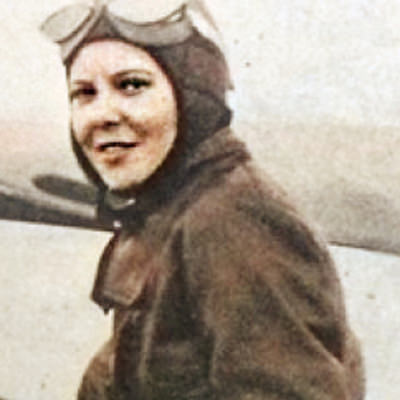
#> input picture images/sabiha-gokcen.jpg, 400 x 400 px
$ python main.py
#> lines starting #> are read from the running program, lines starting #| are printed output that depends on the picture
import numpy as np
import matplotlib.pyplot as plt

from skimage import color, restoration, io
from scipy.signal import convolve2d as conv2

def main():
    img = io.imread('images/sabiha-gokcen.jpg')
#> img is the input picture: shape (400, 400, 3); mean R, G, B 171.6, 159.4, 146
    img = color.rgb2gray(img)
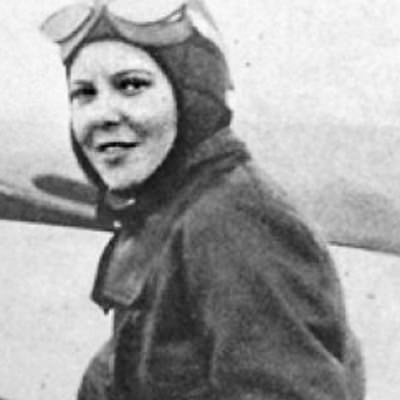
#> img: shape (400, 400) float64; min 0.00281, max 0.992, mean 0.631

    psf = np.ones((5, 5)) / 25
    img = conv2(img, psf, 'same')
    img += 0.1 * img.std() * np.random.standard_normal(img.shape)
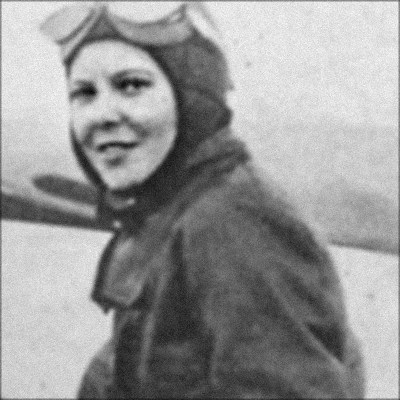
#> img: shape (400, 400) float64; min -0.0281, max 1.07, mean 0.627; drawn with min black and max white

    deconvolved, _ = restoration.unsupervised_wiener(img, psf)
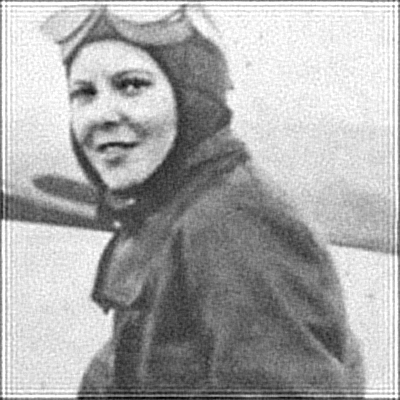
#> deconvolved: shape (400, 400) float64; min -0.133, max 1, mean 0.624; drawn with min black and max white

    fig, ax = plt.subplots(nrows=1, ncols=2, figsize=(8, 5),
                        sharex=True, sharey=True)

    plt.gray()

    ax[0].imshow(img, vmin=deconvolved.min(), vmax=deconvolved.max())
    ax[0].axis('off')
    ax[0].set_title('Data')

    ax[1].imshow(deconvolved)
    ax[1].axis('off')
    ax[1].set_title('Self tuned restoration')

    fig.tight_layout()

    plt.show()
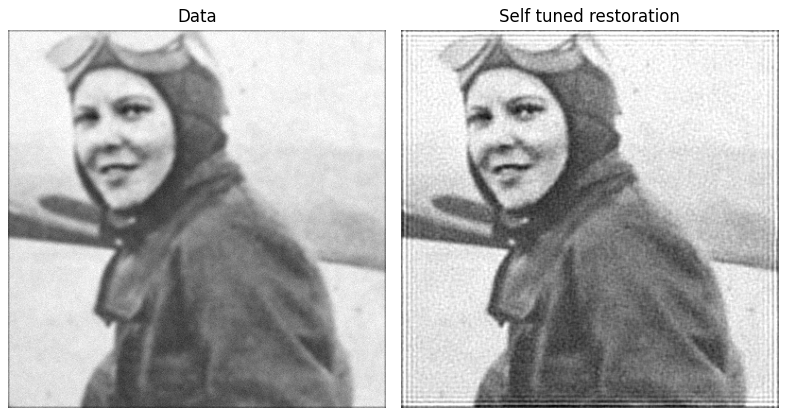
#> figure drawn by matplotlib, 2 panels
    return True

if __name__ == '__main__':
    main()

$ run again, with images/nene-hatun.jpg copied over images/sabiha-gokcen.jpg
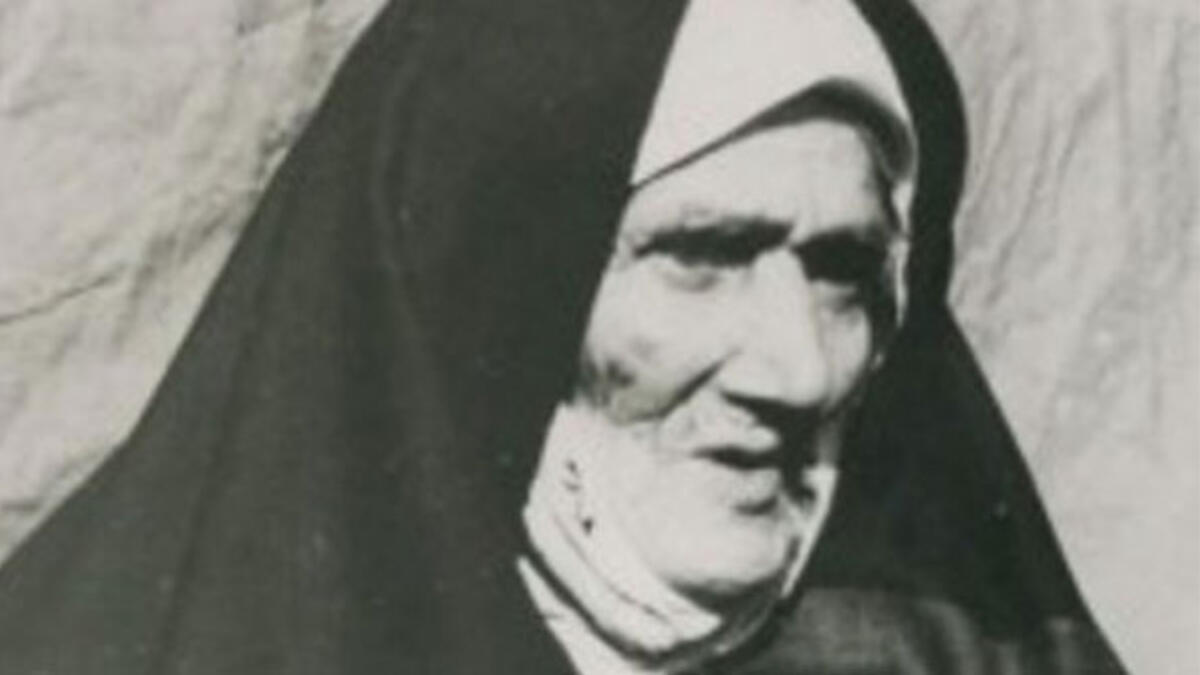
#> input picture images/nene-hatun.jpg, 1200 x 675 px
#> in main, img is the input picture: shape (675, 1200, 3); mean R, G, B 122.7, 123.7, 116.9
#> in main, `deconvolved, _ = restoration.unsupervised_wiener(img, psf)`:
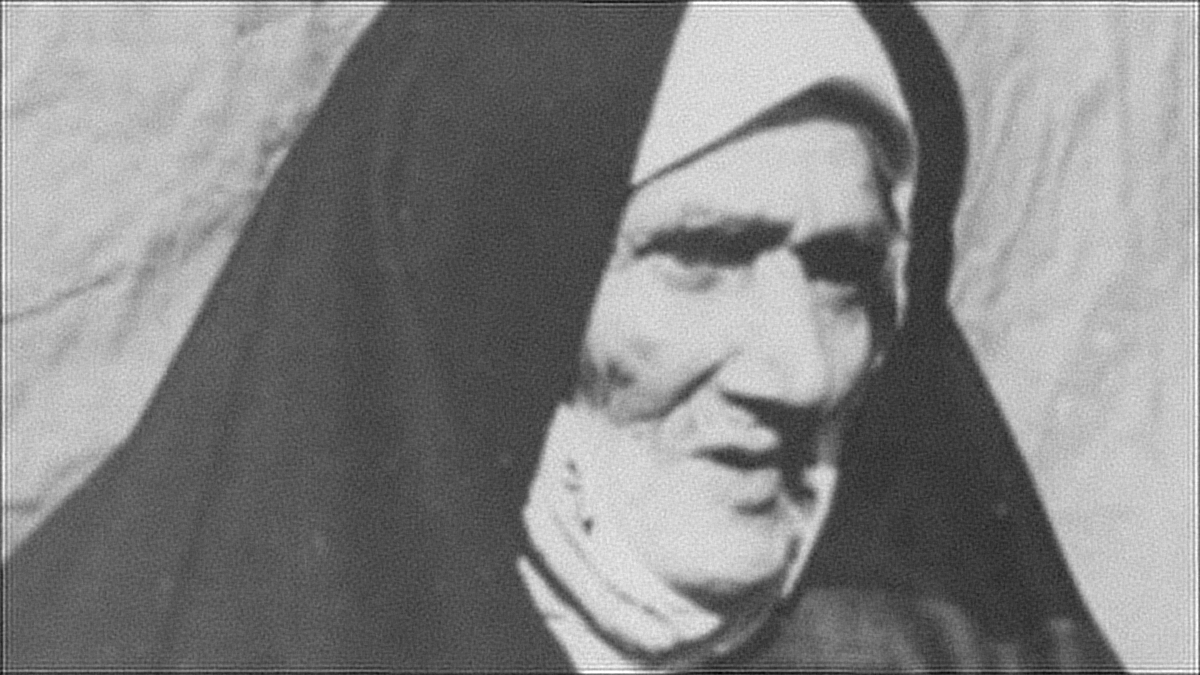
#> deconvolved: shape (675, 1200) float64; min -0.0881, max 1, mean 0.481; drawn with min black and max white
#> in main, `plt.show()`:
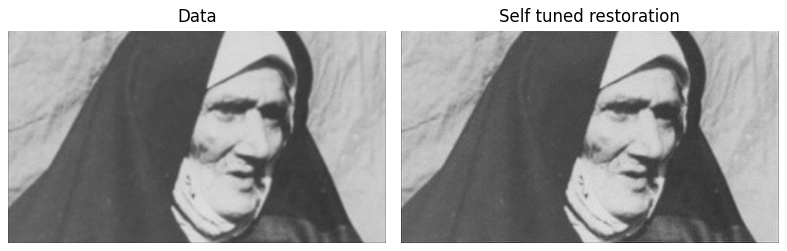
#> figure drawn by matplotlib, 2 panels

$ run again, with images/ss1.png saved as images/sabiha-gokcen.jpg
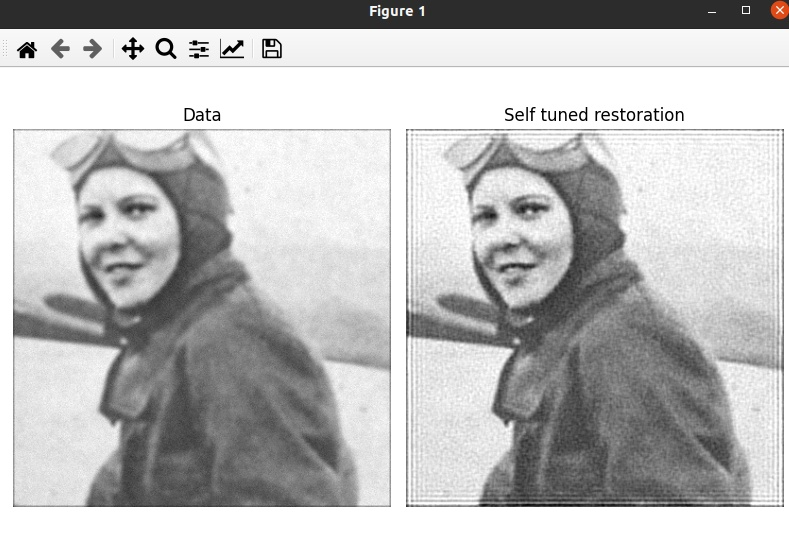
#> input picture images/ss1.png, 789 x 533 px
#> in main, img is the input picture: shape (533, 789, 3); mean R, G, B 186, 185.9, 185.9
#> in main, `img += 0.1 * img.std() * np.random.standard_normal(img.shape)`:
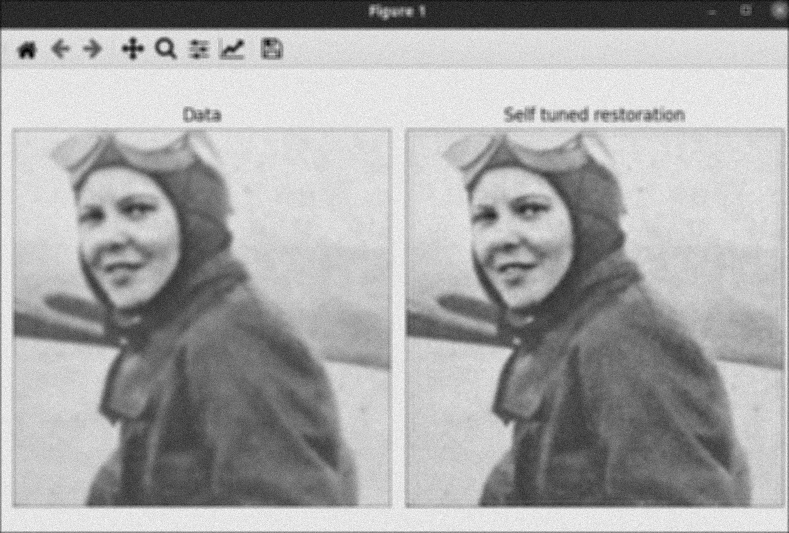
#> img: shape (533, 789) float64; min -0.0184, max 1.11, mean 0.727; drawn with min black and max white
#> in main, `plt.show()`:
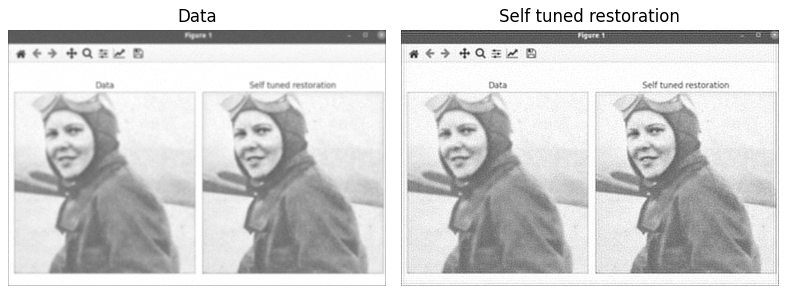
#> figure drawn by matplotlib, 2 panels
